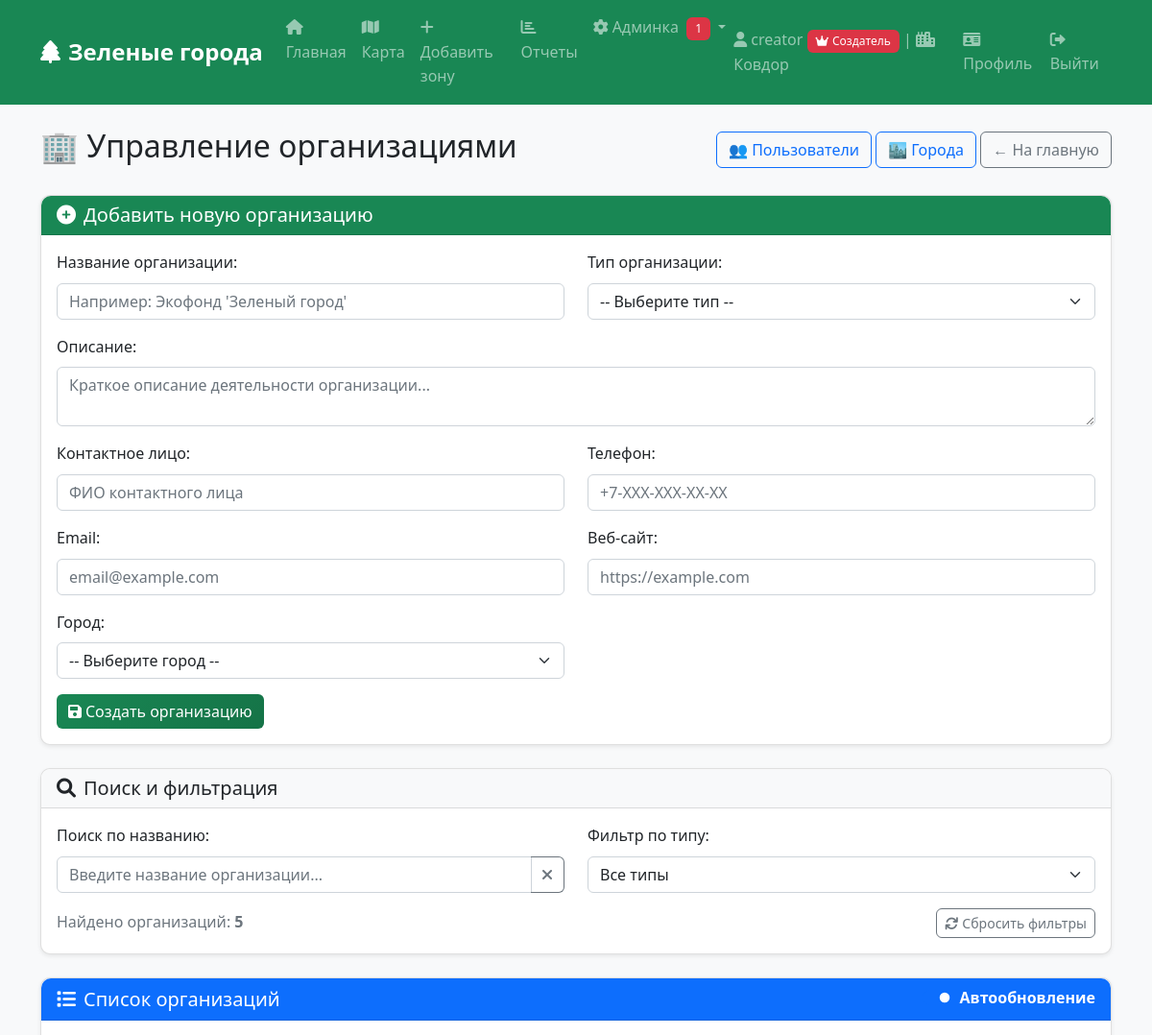
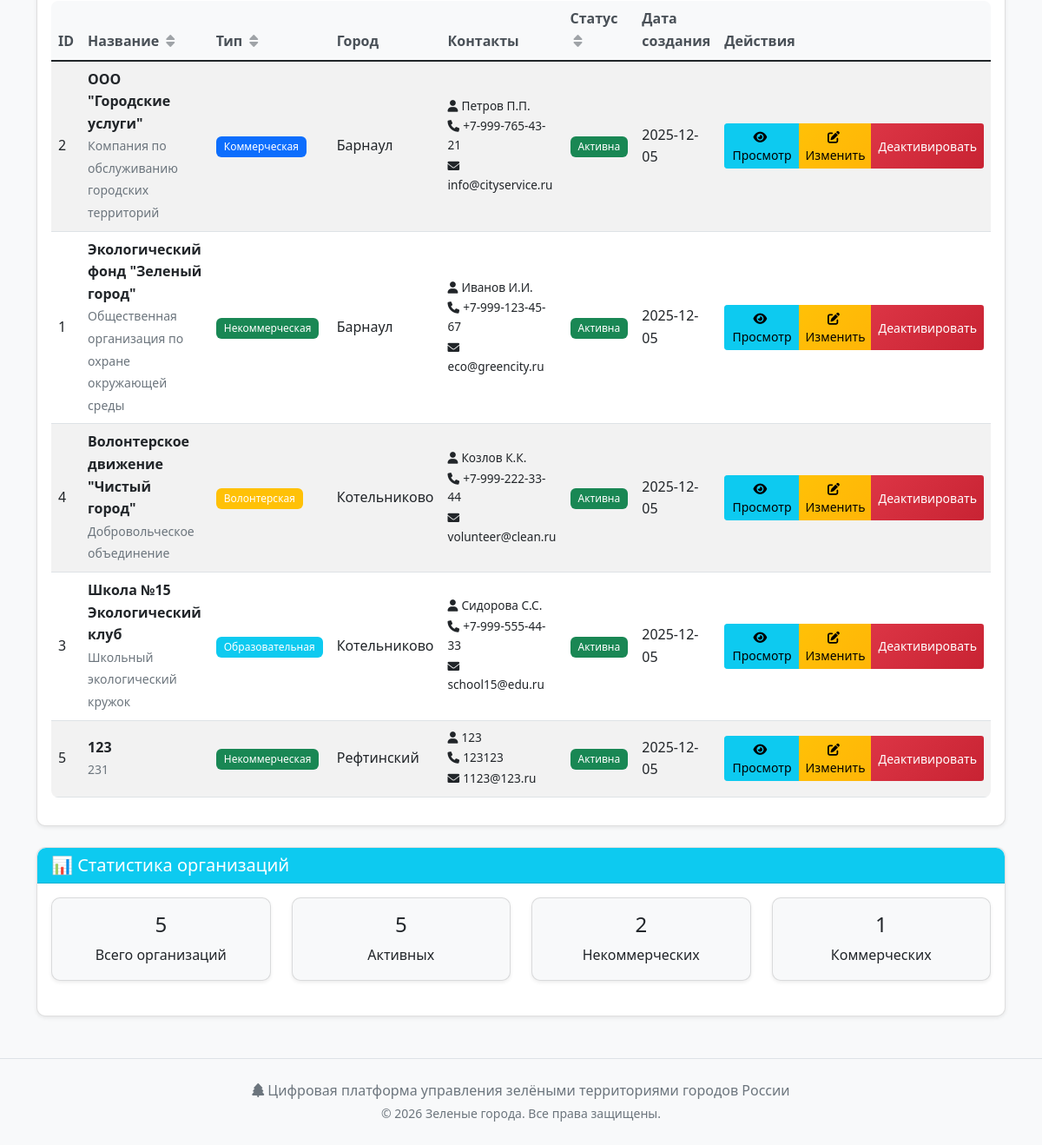
/admin/organizations (signed in), run on the app's committed database (2 pictures, top to bottom).
### tables this page shows
CREATE TABLE organizations (
            id INTEGER PRIMARY KEY AUTOINCREMENT,
            name TEXT NOT NULL,
            org_type TEXT NOT NULL,
            description TEXT,
            contact_person TEXT,
            phone TEXT,
            email TEXT,
            website TEXT,
            city_id INTEGER,
            is_active BOOLEAN DEFAULT 1,
            created_by INTEGER,
            created_date TIMESTAMP DEFAULT CURRENT_TIMESTAMP,
            FOREIGN KEY (city_id) REFERENCES cities (id),
            FOREIGN KEY (created_by) REFERENCES users (id)
        );

CREATE TABLE cities (
            id INTEGER PRIMARY KEY AUTOINCREMENT,
            name TEXT UNIQUE NOT NULL,
            region TEXT,
            population INTEGER,
            created_date TIMESTAMP DEFAULT CURRENT_TIMESTAMP
        );

### app.py (the view)
@app.route('/admin/organizations')
@admin_required
def admin_organizations():
    organizations = database.get_all_organizations()
    cities = database.get_cities()
    return render_template('admin_organizations.html', organizations=organizations, cities=cities)

### templates/admin_organizations.html (shortened to what this page needs)
{% extends "base.html" %}
{% block content %}
<div class="d-flex justify-content-between align-items-center mb-4">
    <h2>🏢 Управление организациями</h2>
    <div>
        <a href="{{ url_for('admin_users') }}" class="btn btn-outline-primary">👥 Пользователи</a>
        <a href="{{ url_for('admin_cities') }}" class="btn btn-outline-primary">🏙️ Города</a>
        <a href="{{ url_for('index') }}" class="btn btn-outline-secondary">← На главную</a>
    </div>
</div>
<div class="card mb-4">
    <div class="card-header bg-success text-white">
        <h5 class="mb-0">
            <i class="fas fa-plus-circle me-2"></i>Добавить новую организацию
        </h5>
    </div>
    <div class="card-body">
        <form method="POST" action="{{ url_for('create_organization') }}">
            <div class="row">
                <div class="col-md-6">
                    <div class="mb-3">
                        <label class="form-label">Название организации:</label>
                        <input type="text" name="name" class="form-control" placeholder="Например: Экофонд 'Зеленый город'" required>
                    </div>
                </div>
                <div class="col-md-6">
                    <div class="mb-3">
                        <label class="form-label">Тип организации:</label>
                        <select name="org_type" class="form-select" required>
                            <option value="">-- Выберите тип --</option>
                        </select>
                    </div>
                </div>
            </div>
            <div class="mb-3">
                <label class="form-label">Описание:</label>
                <textarea name="description" class="form-control" rows="2" placeholder="Краткое описание деятельности организации..."></textarea>
            </div>
            <div class="row">
                <div class="col-md-6">
                    <div class="mb-3">
                        <label class="form-label">Контактное лицо:</label>
                        <input type="text" name="contact_person" class="form-control" placeholder="ФИО контактного лица">
                    </div>
                </div>
                <div class="col-md-6">
                    <div class="mb-3">
                        <label class="form-label">Телефон:</label>
                        <input type="text" name="phone" class="form-control" placeholder="+7-XXX-XXX-XX-XX">
                    </div>
                </div>
            </div>
            <div class="row">
                <div class="col-md-6">
                    <div class="mb-3">
                        <label class="form-label">Email:</label>
                        <input type="email" name="email" class="form-control" placeholder="email@example.com">
                    </div>
                </div>
                <div class="col-md-6">
                    <div class="mb-3">
                        <label class="form-label">Веб-сайт:</label>
                        <input type="url" name="website" class="form-control" placeholder="https://example.com">
                    </div>
                </div>
            </div>
            <div class="row">
                <div class="col-md-6">
                    <div class="mb-3">
                        <label class="form-label">Город:</label>
                        <select name="city_id" class="form-select" required>
                            <option value="">-- Выберите город --</option>
                        </select>
                    </div>
                </div>
            </div>
            <button type="submit" class="btn btn-success">
                <i class="fas fa-save me-1"></i>Создать организацию
            </button>
        </form>
    </div>
</div>
<div class="card mb-4">
    <div class="card-header bg-light">
        <h5 class="mb-0">
            <i class="fas fa-search me-2"></i>Поиск и фильтрация
        </h5>
    </div>
    <div class="card-body">
        <div class="row">
            <div class="col-md-6">
                <div class="mb-3">
                    <label class="form-label">Поиск по названию:</label>
                    <div class="input-group">
                        <input type="text" id="searchInput" class="form-control" placeholder="Введите название организации...">
                        <button class="btn btn-outline-secondary" type="button" id="clearSearch">
                            <i class="fas fa-times"></i>
                        </button>
                    </div>
                </div>
            </div>
            <div class="col-md-6">
                <div class="mb-3">
                    <label class="form-label">Фильтр по типу:</label>
                    <select class="form-select" id="typeFilter">
                        <option value="">Все типы</option>
                    </select>
                </div>
            </div>
        </div>
        <div class="d-flex justify-content-between align-items-center">
            <div>
                <span class="text-muted" id="searchResultsText">
                </span>
            </div>
            <div>
                <button class="btn btn-outline-secondary btn-sm" id="resetFilters">
                    <i class="fas fa-refresh me-1"></i>Сбросить фильтры
                </button>
            </div>
        </div>
    </div>
</div>
<div class="card">
    <div class="card-header bg-primary text-white d-flex justify-content-between align-items-center">
        <h5 class="mb-0">
            <i class="fas fa-list me-2"></i>Список организаций
        </h5>
        <div class="form-check form-switch">
            <input class="form-check-input" type="checkbox" id="autoRefresh" checked>
            <label class="form-check-label text-white" for="autoRefresh">Автообновление</label>
        </div>
    </div>
    <div class="card-body">
        {% if organizations %}
        <div class="table-responsive">
            <table class="table table-striped table-hover" id="organizationsTable">
                <thead>
                    <tr>
                        <th>ID</th>
                        <th>
                            Название
                            <i class="fas fa-sort ms-1 cursor-pointer" data-sort="name"></i>
                        </th>
                        <th>
                            Тип
                            <i class="fas fa-sort ms-1 cursor-pointer" data-sort="type"></i>
                        </th>
                        <th>Город</th>
                        <th>Контакты</th>
                        <th>
                            Статус
                            <i class="fas fa-sort ms-1 cursor-pointer" data-sort="status"></i>
                        </th>
                        <th>Дата создания</th>
                        <th>Действия</th>
                    </tr>
                </thead>
                <tbody id="organizationsTableBody">
                    {% for org in organizations %}
                    <tr class="org-row"
                        data-name="{{ org.name.lower() }}"
                        data-type="{{ org.org_type }}"
                        data-status="{{ 'active' if org.is_active else 'inactive' }}">
                        <td>{{ org.id }}</td>
                        <td>
                            <strong class="org-name">{{ org.name }}</strong>
                            {% if org.description %}
                            <br><small class="text-muted">{{ org.description[:100] }}{% if org.description|length > 100 %}...{% endif %}</small>
                            {% endif %}
                        </td>
                        <td class="org-type">
                            <span class="badge bg-{{ 'success' if org.org_type == 'non-profit' else 'primary' if org.org_type == 'commercial' else 'danger' if org.org_type == 'governmental' else 'info' if org.org_type == 'educational' else 'warning' if org.org_type == 'volunteer' else 'secondary' }}">
                                {% if org.org_type == 'non-profit' %}Некоммерческая
                                {% elif org.org_type == 'commercial' %}Коммерческая
                                {% elif org.org_type == 'governmental' %}Государственная
                                {% elif org.org_type == 'educational' %}Образовательная
                                {% elif org.org_type == 'volunteer' %}Волонтерская
                                {% else %}{{ org.org_type }}{% endif %}
                            </span>
                        </td>
                        <td class="org-city">{{ org.city_name }}</td>
                        <td class="org-contacts">
                            {% if org.contact_person %}
                            <div><i class="fas fa-user me-1"></i>{{ org.contact_person }}</div>
                            {% endif %}
                            {% if org.phone %}
                            <div><i class="fas fa-phone me-1"></i>{{ org.phone }}</div>
                            {% endif %}
                            {% if org.email %}
                            <div><i class="fas fa-envelope me-1"></i>{{ org.email }}</div>
                            {% endif %}
                        </td>
                        <td class="org-status">
                            <span class="badge bg-{{ 'success' if org.is_active else 'danger' }}">
                                {{ 'Активна' if org.is_active else 'Неактивна' }}
                            </span>
                        </td>
                        <td class="org-date">{{ org.created_date[:10] }}</td>
                        <td>
                            <div class="btn-group btn-group-sm">
                                <a href="#" class="btn btn-info btn-sm">
                                    <i class="fas fa-eye me-1"></i>Просмотр
                                </a>
                                <button type="button" class="btn btn-warning btn-sm">
                                    <i class="fas fa-edit me-1"></i>Изменить
                                </button>
                                <button type="button" class="btn btn-{{ 'danger' if org.is_active else 'success' }} btn-sm">
                                    {{ 'Деактивировать' if org.is_active else 'Активировать' }}
                                </button>
                            </div>
                        </td>
                    </tr>
                    {% endfor %}
                </tbody>
            </table>
        </div>
        {% else %}
        <div class="text-center py-4">
            <i class="fas fa-building fa-3x text-muted mb-3"></i>
            <h5>Нет зарегистрированных организаций</h5>
            <p class="text-muted">Добавьте первую организацию используя форму выше</p>
        </div>
        {% endif %}
    </div>
</div>
<div class="card mt-4">
    <div class="card-header bg-info text-white">
        <h5 class="mb-0">📊 Статистика организаций</h5>
    </div>
    <div class="card-body">
        <div class="row">
            <div class="col-md-3">
                <div class="card bg-light">
                    <div class="card-body text-center">
                        <h4 id="totalOrganizations">{{ organizations|length }}</h4>
                        <p class="mb-0">Всего организаций</p>
                    </div>
                </div>
            </div>
            <div class="col-md-3">
                <div class="card bg-light">
                    <div class="card-body text-center">
                        <h4 id="activeOrganizations">{{ organizations|selectattr('is_active', 'equalto', 1)|list|length }}</h4>
                        <p class="mb-0">Активных</p>
                    </div>
                </div>
            </div>
            <div class="col-md-3">
                <div class="card bg-light">
                    <div class="card-body text-center">
                        <h4 id="nonProfitOrganizations">{{ organizations|selectattr('org_type', 'equalto', 'non-profit')|list|length }}</h4>
                        <p class="mb-0">Некоммерческих</p>
                    </div>
                </div>
            </div>
            <div class="col-md-3">
                <div class="card bg-light">
                    <div class="card-body text-center">
                        <h4 id="commercialOrganizations">{{ organizations|selectattr('org_type', 'equalto', 'commercial')|list|length }}</h4>
                        <p class="mb-0">Коммерческих</p>
                    </div>
                </div>
            </div>
        </div>
    </div>
</div>
{% endblock %}

### data on the page
organizations: id "2", name "ООО \"Городские услуги\"", description "Компания по обслуживанию городских территорий", org_type "Коммерческая", city_name "Барнаул", contact_person "Петров П.П.", phone "+7-999-765-43-21", email "info@cityservice.ru", is_active "Активна", created_date "2025-12-05", is_active "Деактивировать"
organizations: id "1", name "Экологический фонд \"Зеленый город\"", description "Общественная организация по охране окружающей среды", org_type "Некоммерческая", city_name "Барнаул", contact_person "Иванов И.И.", phone "+7-999-123-45-67", email "eco@greencity.ru", is_active "Активна", created_date "2025-12-05", is_active "Деактивировать"
organizations: id "4", name "Волонтерское движение \"Чистый город\"", description "Добровольческое объединение", org_type "Волонтерская", city_name "Котельниково", contact_person "Козлов К.К.", phone "+7-999-222-33-44", email "volunteer@clean.ru", is_active "Активна", created_date "2025-12-05", is_active "Деактивировать"
organizations: id "3", name "Школа №15 Экологический клуб", description "Школьный экологический кружок", org_type "Образовательная", city_name "Котельниково", contact_person "Сидорова С.С.", phone "+7-999-555-44-33", email "school15@edu.ru", is_active "Активна", created_date "2025-12-05", is_active "Деактивировать"
organizations: id "5", name "123", description "231", org_type "Некоммерческая", city_name "Рефтинский", contact_person "123", phone "123123", email "1123@123.ru", is_active "Активна", created_date "2025-12-05", is_active "Деактивировать"

### other printed values
{{ get_pending_zones_count() + get_tasks_awaiting_verification_count() }} "1"
{{ session.username }} "creator"
{{ session.city }} "Ковдор"
{{ organizations|length }} "5"
{{ organizations|selectattr('is_active', 'equalto', 1)|list|length }} "5"
